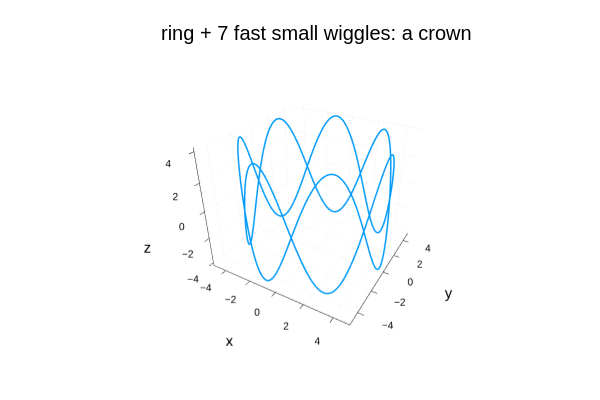

Notebook code cell kept with this figure:
### Markdown cell above
## 3 · Rings that wiggle: when $z$ oscillates too

Put trig in **all three** slots: $\vec r(t) = \langle R\cos kt,\ R\sin kt,\ A\cos mt\rangle$.
The $xy$-motion is a ring of radius $R$ traced $k$ times, while $z$ bounces $m$ times with
amplitude $A$. Two knobs decide the look:

- **frequency ratio** $m\!:\!k$ — how many wiggles fit per lap
- **amplitude ratio** $A\!:\!R$ — gentle ripple or giant swing

### Many fast, small wiggles → a crown
$R=4.75,\ k=2,\ A=4,\ m=7$: seven modest bounces spread over two laps.

### Code cell
plot3d(4.75 .* cos.(2t1), 4.75 .* sin.(2t1), 4 .* cos.(7t1),
    lw = 3, legend = false, title = "ring + 7 fast small wiggles: a crown",
    xlabel = "x", ylabel = "y", zlabel = "z")

### Figure 1 — Plotly figure (JSON) as saved in the notebook; plotly's stock layout.template omitted (floating-point values rounded to 4 significant figures; data arrays with more than 128 entries replaced by an {"elided": "..."} marker saying what was removed)
{"data": [{"colorbar": {"len": 0.8657, "title": "", "x": 0.9934, "y": 0.5087}, "legendgroup": "y1", "line": {"color": "rgba(0, 154, 250, 1.000)", "dash": "solid", "shape": "linear", "width": 3}, "mode": "lines", "name": "y1", "scene": "scene", "showlegend": true, "type": "scatter3d", "x": {"elided": "1200 float values"}, "xaxis": "x", "y": {"elided": "1200 float values"}, "yaxis": "y", "z": {"elided": "1200 float values"}, "zaxis": "z"}], "layout": {"annotations": [{"font": {"color": "rgba(0, 0, 0, 1.000)", "family": "sans-serif", "size": 20}, "rotation": 0, "showarrow": false, "text": "ring + 7 fast small wiggles: a crown", "x": 0.5275, "xanchor": "center", "xref": "paper", "y": 1, "yanchor": "top", "yref": "paper"}], "height": 400, "margin": {"b": 20, "l": 0, "r": 0, "t": 20}, "paper_bgcolor": "rgba(255, 255, 255, 1.000)", "plot_bgcolor": "rgba(255, 255, 255, 1.000)", "scene": {"camera": {"eye": {"x": 1.126, "y": -1.95, "z": 1.3}, "projection": "orthographic"}, "domain": {"x": [0.06165, 0.9934], "y": [0.07581, 0.9415]}, "xaxis": {"gridcolor": "rgba(0, 0, 0, 0.100)", "gridwidth": 0.5, "linecolor": "rgba(0, 0, 0, 1.000)", "mirror": false, "range": [-5.035, 5.035], "showgrid": true, "showline": true, "showticklabels": true, "tickangle": 0, "tickcolor": "rgb(0, 0, 0)", "tickfont": {"color": "rgba(0, 0, 0, 1.000)", "family": "sans-serif", "size": 11}, "tickmode": "array", "ticks": "inside", "ticktext": ["−4", "−2", "0", "2", "4"], "tickvals": [-4, -2, 0, 2, 4], "title": "x", "titlefont": {"color": "rgba(0, 0, 0, 1.000)", "family": "sans-serif", "size": 15}, "type": "-", "visible": true, "zeroline": false, "zerolinecolor": "rgba(0, 0, 0, 1.000)"}, "yaxis": {"gridcolor": "rgba(0, 0, 0, 0.100)", "gridwidth": 0.5, "linecolor": "rgba(0, 0, 0, 1.000)", "mirror": false, "range": [-5.035, 5.035], "showgrid": true, "showline": true, "showticklabels": true, "tickangle": 0, "tickcolor": "rgb(0, 0, 0)", "tickfont": {"color": "rgba(0, 0, 0, 1.000)", "family": "sans-serif", "size": 11}, "tickmode": "array", "ticks": "inside", "ticktext": ["−4", "−2", "0", "2", "4"], "tickvals": [-4, -2, 0, 2, 4], "title": "y", "titlefont": {"color": "rgba(0, 0, 0, 1.000)", "family": "sans-serif", "size": 15}, "type": "-", "visible": true, "zeroline": false, "zerolinecolor": "rgba(0, 0, 0, 1.000)"}, "zaxis": {"gridcolor": "rgba(0, 0, 0, 0.100)", "gridwidth": 0.5, "linecolor": "rgba(0, 0, 0, 1.000)", "mirror": false, "range": [-4.24, 4.24], "showgrid": true, "showline": true, "showticklabels": true, "tickangle": 0, "tickcolor": "rgb(0, 0, 0)", "tickfont": {"color": "rgba(0, 0, 0, 1.000)", "family": "sans-serif", "size": 11}, "tickmode": "array", "ticks": "inside", "ticktext": ["−4", "−2", "0", "2", "4"], "tickvals": [-4, -2, 0, 2, 4], "title": "z", "titlefont": {"color": "rgba(0, 0, 0, 1.000)", "family": "sans-serif", "size": 15}, "type": "-", "visible": true, "zeroline": false, "zerolinecolor": "rgba(0, 0, 0, 1.000)"}}, "showlegend": false, "width": 600}}
